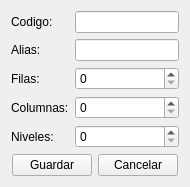
<?xml version="1.0" encoding="UTF-8"?>
<ui version="4.0">
 <class>ui_vitrina_agregar</class>
 <widget class="QWidget" name="ui_vitrina_agregar">
  <property name="geometry">
   <rect>
    <x>0</x>
    <y>0</y>
    <width>190</width>
    <height>175</height>
   </rect>
  </property>
  <property name="windowTitle">
   <string>Form</string>
  </property>
  <layout class="QGridLayout" name="gridLayout">
   <item row="0" column="0">
    <layout class="QFormLayout" name="formLayout">
     <property name="fieldGrowthPolicy">
      <enum>QFormLayout::AllNonFixedFieldsGrow</enum>
     </property>
     <item row="0" column="0">
      <widget class="QLabel" name="label_25">
       <property name="text">
        <string>Codigo:</string>
       </property>
      </widget>
     </item>
     <item row="0" column="1">
      <widget class="QLineEdit" name="textCodigo"/>
     </item>
     <item row="1" column="0">
      <widget class="QLabel" name="label_24">
       <property name="text">
        <string>Alias:</string>
       </property>
      </widget>
     </item>
     <item row="1" column="1">
      <widget class="QLineEdit" name="textAlias"/>
     </item>
     <item row="2" column="0">
      <widget class="QLabel" name="label_28">
       <property name="text">
        <string>Filas:</string>
       </property>
      </widget>
     </item>
     <item row="2" column="1">
      <widget class="QSpinBox" name="spinBoxFilas"/>
     </item>
     <item row="3" column="0">
      <widget class="QLabel" name="label_22">
       <property name="text">
        <string>Columnas:</string>
       </property>
      </widget>
     </item>
     <item row="3" column="1">
      <widget class="QSpinBox" name="spinBoxcolumnas"/>
     </item>
     <item row="4" column="0">
      <widget class="QLabel" name="label_23">
       <property name="text">
        <string>Niveles:</string>
       </property>
      </widget>
     </item>
     <item row="4" column="1">
      <widget class="QSpinBox" name="spinBoxniveles"/>
     </item>
     <item row="5" column="0" colspan="2">
      <layout class="QHBoxLayout" name="horizontalLayout">
       <item>
        <spacer name="horizontalSpacer_2">
         <property name="orientation">
          <enum>Qt::Horizontal</enum>
         </property>
         <property name="sizeHint" stdset="0">
          <size>
           <width>40</width>
           <height>20</height>
          </size>
         </property>
        </spacer>
       </item>
       <item>
        <widget class="QPushButton" name="guardar">
         <property name="text">
          <string>Guardar</string>
         </property>
        </widget>
       </item>
       <item>
        <widget class="QPushButton" name="cancelar">
         <property name="text">
          <string>Cancelar</string>
         </property>
        </widget>
       </item>
       <item>
        <spacer name="horizontalSpacer">
         <property name="orientation">
          <enum>Qt::Horizontal</enum>
         </property>
         <property name="sizeHint" stdset="0">
          <size>
           <width>40</width>
           <height>20</height>
          </size>
         </property>
        </spacer>
       </item>
      </layout>
     </item>
    </layout>
   </item>
  </layout>
 </widget>
 <resources/>
 <connections/>
</ui>
